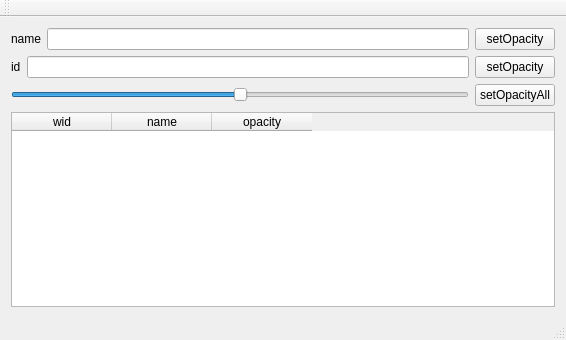
<?xml version="1.0" encoding="UTF-8"?>
<ui version="4.0">
 <class>MainWindow</class>
 <widget class="QMainWindow" name="MainWindow">
  <property name="geometry">
   <rect>
    <x>0</x>
    <y>0</y>
    <width>566</width>
    <height>340</height>
   </rect>
  </property>
  <property name="windowTitle">
   <string>MainWindow</string>
  </property>
  <widget class="QWidget" name="centralWidget">
   <layout class="QGridLayout" name="gridLayout">
    <item row="0" column="0">
     <layout class="QHBoxLayout" name="horizontalLayout_2">
      <item>
       <widget class="QLabel" name="label">
        <property name="text">
         <string>name</string>
        </property>
       </widget>
      </item>
      <item>
       <widget class="QLineEdit" name="nameEdit"/>
      </item>
     </layout>
    </item>
    <item row="1" column="0">
     <layout class="QHBoxLayout" name="horizontalLayout">
      <item>
       <widget class="QLabel" name="label_2">
        <property name="text">
         <string>id</string>
        </property>
       </widget>
      </item>
      <item>
       <widget class="QLineEdit" name="idEdit"/>
      </item>
     </layout>
    </item>
    <item row="0" column="1">
     <widget class="QPushButton" name="nameBtn">
      <property name="text">
       <string>setOpacity</string>
      </property>
     </widget>
    </item>
    <item row="1" column="1">
     <widget class="QPushButton" name="idBtn">
      <property name="text">
       <string>setOpacity</string>
      </property>
     </widget>
    </item>
    <item row="2" column="0">
     <widget class="QSlider" name="slider">
      <property name="maximum">
       <number>100</number>
      </property>
      <property name="value">
       <number>50</number>
      </property>
      <property name="orientation">
       <enum>Qt::Horizontal</enum>
      </property>
     </widget>
    </item>
    <item row="2" column="1">
     <widget class="QPushButton" name="pushButton">
      <property name="text">
       <string>setOpacityAll</string>
      </property>
     </widget>
    </item>
    <item row="3" column="0" colspan="2">
     <widget class="QTableWidget" name="tableWidget">
      <column>
       <property name="text">
        <string>wid</string>
       </property>
      </column>
      <column>
       <property name="text">
        <string>name</string>
       </property>
      </column>
      <column>
       <property name="text">
        <string>opacity</string>
       </property>
      </column>
     </widget>
    </item>
   </layout>
  </widget>
  <widget class="QMenuBar" name="menuBar">
   <property name="geometry">
    <rect>
     <x>0</x>
     <y>0</y>
     <width>566</width>
     <height>36</height>
    </rect>
   </property>
  </widget>
  <widget class="QToolBar" name="mainToolBar">
   <attribute name="toolBarArea">
    <enum>TopToolBarArea</enum>
   </attribute>
   <attribute name="toolBarBreak">
    <bool>false</bool>
   </attribute>
  </widget>
  <widget class="QStatusBar" name="statusBar"/>
 </widget>
 <layoutdefault spacing="6" margin="11"/>
 <resources/>
 <connections/>
</ui>
